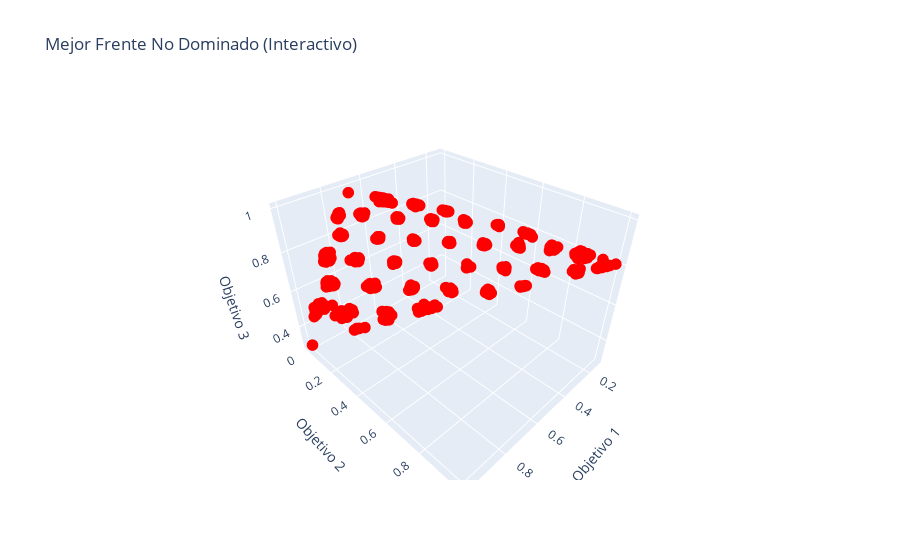

Notebook cell for this chart:
### Markdown cell above
# Comparación de resultados

### Code cell
import os
import pickle
import numpy as np
from pymoo.indicators.hv import Hypervolume
from pymoo.indicators.gd import GD
from pymoo.indicators.igd import IGD
from pymoo.util.nds.non_dominated_sorting import NonDominatedSorting
from pymoo.visualization.scatter import Scatter

# --- Configuración ---
DIRECTORIO = "./modificacion2"  # directorio actual
EXTENSION = ".pkl"
n_obj = 3

# Leer todos los archivos .pkl del directorio
archivos = [f for f in os.listdir(DIRECTORIO) if f.endswith(EXTENSION)]

fitness_dict = {}
for archivo in archivos:
    with open(os.path.join(DIRECTORIO, archivo), "rb") as f:
        data = pickle.load(f)
        if isinstance(data, dict) and "fitnessF" in data:
            fitness_dict[archivo] = np.array(data["fitnessF"])

# Unir todos los frentes para obtener el mejor frente no dominado global
todos_fitness = np.vstack(list(fitness_dict.values()))

# Obtener frontera de referencia no dominada
nds = NonDominatedSorting()
nd_idx = nds.do(todos_fitness, only_non_dominated_front=True)
frontera_referencia = todos_fitness[nd_idx]

# Calcular punto de referencia para HV
ref_point = np.zeros(n_obj)

# --- Cálculo de métricas ---
print(f"{'Archivo':<60} | {'HV':>8} | {'GD':>8} | {'IGD':>8}")
print("-" * 90)

hv_vals = []
gd_vals = []
igd_vals = []

for nombre, fitness in fitness_dict.items():
    hv = Hypervolume(ref_point=ref_point).do(fitness)
    gd = GD(frontera_referencia).do(fitness)
    igd = IGD(frontera_referencia).do(fitness)

    hv_vals.append(hv)
    gd_vals.append(gd)
    igd_vals.append(igd)

    print(f"{nombre:<60} | {hv:8.4f} | {gd:8.4f} | {igd:8.4f}")

# --- Resultados estadísticos ---
print("-" * 90)
print(f"{'PROMEDIO':<60} | {np.mean(hv_vals):8.4f} | {np.mean(gd_vals):8.4f} | {np.mean(igd_vals):8.4f}")
print(f"{'DESV.STD':<60} | {np.std(hv_vals):8.4f} | {np.std(gd_vals):8.4f} | {np.std(igd_vals):8.4f}")

# --- Gráfico del mejor frente no dominado ---
plot = Scatter(title="Mejor Frente No Dominado (Referencia)", s=5)
plot.add(frontera_referencia * -1, label="Mejor frente no dominado", color="red", marker='o', s=5)
plot.show()

if n_obj > 2:
    # Visualización interactiva en 3D usando Plotly
    import plotly.graph_objs as go
    import plotly.offline as pyo

    trace = go.Scatter3d(
        x=frontera_referencia[:, 0] * -1,
        y=frontera_referencia[:, 1] * -1,
        z=frontera_referencia[:, 2] * -1,
        mode='markers',
        marker=dict(size=4, color='red'),
        name='Mejor frente no dominado'
    )

    layout = go.Layout(
        title='Mejor Frente No Dominado (Interactivo)',
        scene=dict(
            xaxis_title='Objetivo 1',
            yaxis_title='Objetivo 2',
            zaxis_title='Objetivo 3'
        )
    )

    fig = go.Figure(data=[trace], layout=layout)
    pyo.iplot(fig)

### Figure 1 — Plotly figure (JSON) as saved in the notebook; plotly's stock layout.template omitted (floating-point values rounded to 4 significant figures; data arrays with more than 128 entries replaced by an {"elided": "..."} marker saying what was removed)
{"data": [{"marker": {"color": "red", "size": 4}, "mode": "markers", "name": "Mejor frente no dominado", "type": "scatter3d", "x": {"elided": "796 float values"}, "y": {"elided": "796 float values"}, "z": {"elided": "796 float values"}}], "layout": {"scene": {"xaxis": {"title": {"text": "Objetivo 1"}}, "yaxis": {"title": {"text": "Objetivo 2"}}, "zaxis": {"title": {"text": "Objetivo 3"}}}, "title": {"text": "Mejor Frente No Dominado (Interactivo)"}}}
